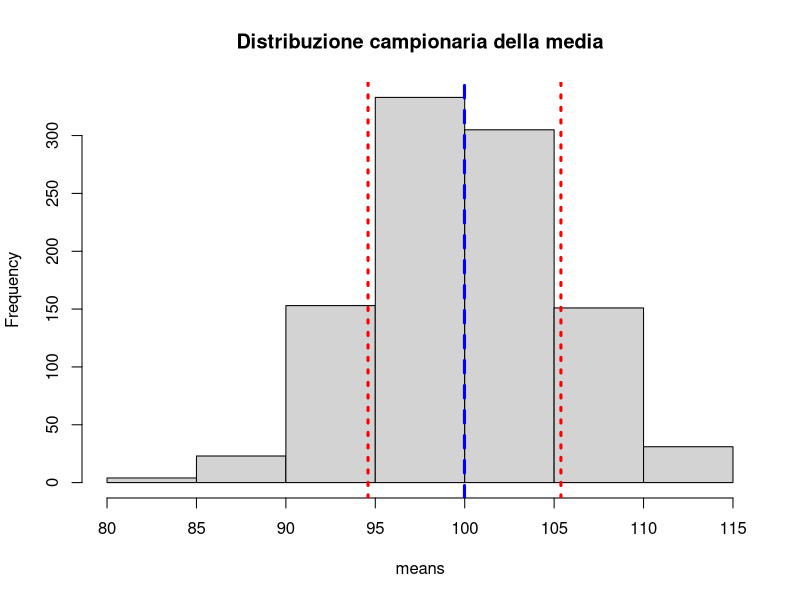

R code for this plot:
## ---- chunk 1
my_list=list(
    vec1=rnorm(100),
    vec2=runif(100),
    vec3=rnorm(100),
    vec4=rnorm(100)
)
## ---- chunk 2
# inizializzo i vettori
means=vector(mode = "numeric", 
             length = length(my_list))
medians=vector(mode = "numeric", 
               length = length(my_list))
stds=vector(mode = "numeric", 
            length = length(my_list))

# Loop
for(i in 1:length(my_list)){
  
  means[i] <- mean(my_list[[i]]) 
  medians[i] <- median(my_list[[i]]) 
  stds[i] <- sd(my_list[[i]])
}
## ---- chunk 3
means 

medians

stds
## ---- chunk 4
means=sapply(my_list, mean)
medians=sapply(my_list, median)
stds=sapply(my_list, sd)

means
medians
stds
## ---- chunk 5
vec = 1:5
for(i in vec){
  print(i)}
## ---- chunk 6
vec = 1:5
res = sapply(vec, print)
## ---- chunk 7
center_var = function(x) x - mean(x)

my_list = list(
    vec1 = runif(10),
    vec2 = runif(10),
    vec3 = runif(10)
)

lapply(my_list, center_var)
## ---- chunk 8
vec = 1:5
res = sapply(vec, print)
## ---- chunk 9
vec = 1:5
res = sapply(vec, function(i) print(i))
## ---- chunk 10
lapply(my_list, function(x) x - mean(x))
## ---- chunk 11
res=lapply(my_list, mean)
res
class(res)
## ---- chunk 12
res=sapply(my_list, mean)
res
class(res)
## ---- chunk 13
my_df =data.frame(x1 = runif(5,1,10), x2 = runif(5,3,4))
my_df
## ---- chunk 14
apply(my_df, MARGIN = 1, FUN = mean)
## ---- chunk 15
apply(my_df, MARGIN = 2, FUN = mean)
## ---- chunk 16
vec=rnorm(75)

index=rep(c("a", "b", "c"), each = 25)

tapply(vec, INDEX = index, mean)
## ---- chunk 17
my_df = readr::read_csv("data/mydf_2.csv")
head(my_df)
tapply(my_df$age, my_df$age_cat, mean)
## ---- chunk 18
vapply(my_list, FUN = mean, FUN.VALUE = numeric(length = 1))
## ---- chunk 19
medie=list(10, 20, 30, 40)
stds=list(1, 2, 3, 4)
mapply(function(x,y) rnorm(n = 5, mean = x, sd = y), medie, stds, SIMPLIFY = FALSE)
## ---- chunk 20
medie=list(10, 20, 30)
stds=list(1,2,3)
res=vector(mode = "list", length = length(medie)) # lista vuota

for(i in 1:length(medie)){
  res[[i]] = rnorm(6, mean = medie[[i]], sd = stds[[i]])
} 
res
## ---- chunk 21
nrep=1000

nsample=30

media=100

sd=30

means=
  replicate(
    n = nrep, 
    expr = {mean(
      rnorm(nsample, media, sd))}
    )
## ---- chunk 22
hist(means, main = "Distribuzione campionaria della media")
abline(v = mean(means), col = "blue", lwd = 3, lty = 2)  # Media stimata
abline(v = c(mean(means) - sd(means), mean(means) + sd(means)), col = "red", lwd = 3, lty = 3)  # Errore standard
